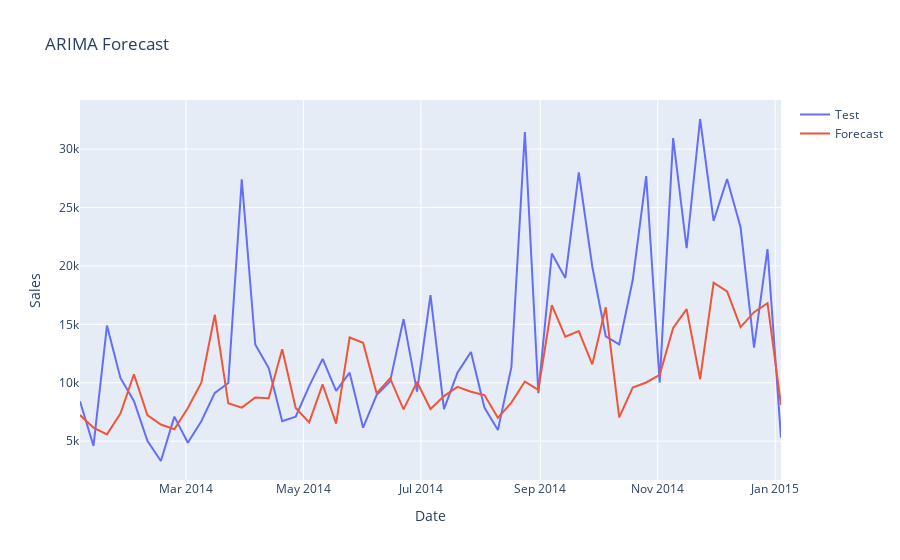

Write notebook code for a chart like this one.
### Code cell
# plot ARIMA Forecasting
plot_df = pd.DataFrame({
    'Date': test.index,
    'Test': test.values,
    'Forecast': arima_forecast
})

fig = px.line(plot_df, x='Date', y=['Test', 'Forecast'],
              title='ARIMA Forecast',
              labels={'value': 'Sales', 'variable': ''})
fig.show()

fig.write_image(config['dir']['artifacts_dir']+'/ARIMA.png')
